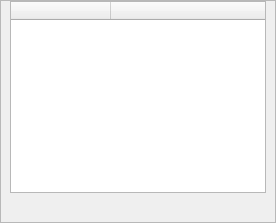
                    <widget class="QWidget" name="page_all_users">
                     <layout class="QVBoxLayout" name="verticalLayout_8">
                      <property name="leftMargin">
                       <number>0</number>
                      </property>
                      <property name="topMargin">
                       <number>0</number>
                      </property>
                      <property name="rightMargin">
                       <number>0</number>
                      </property>
                      <property name="bottomMargin">
                       <number>0</number>
                      </property>
                      <item>
                       <widget class="QFrame" name="all_users_frame">
                        <property name="styleSheet">
                         <string notr="true">PpagesFrameStyle</string>
                        </property>
                        <property name="frameShape">
                         <enum>QFrame::StyledPanel</enum>
                        </property>
                        <property name="frameShadow">
                         <enum>QFrame::Raised</enum>
                        </property>
                        <layout class="QVBoxLayout" name="verticalLayout_11">
                         <property name="topMargin">
                          <number>0</number>
                         </property>
                         <item>
                          <layout class="QHBoxLayout" name="horizontalLayout_6">
                           <item>
                            <widget class="QTableWidget" name="all_users_table">
                             <property name="verticalScrollBarPolicy">
                              <enum>Qt::ScrollBarAsNeeded</enum>
                             </property>
                             <property name="horizontalScrollBarPolicy">
                              <enum>Qt::ScrollBarAsNeeded</enum>
                             </property>
                             <property name="showGrid">
                              <bool>false</bool>
                             </property>
                             <attribute name="horizontalHeaderStretchLastSection">
                              <bool>true</bool>
                             </attribute>
                             <attribute name="verticalHeaderVisible">
                              <bool>false</bool>
                             </attribute>
                             <attribute name="verticalHeaderCascadingSectionResizes">
                              <bool>false</bool>
                             </attribute>
                             <attribute name="verticalHeaderDefaultSectionSize">
                              <number>50</number>
                             </attribute>
                             <column>
                              <property name="text">
                               <string/>
                              </property>
                             </column>
                             <column>
                              <property name="text">
                               <string/>
                              </property>
                             </column>
                            </widget>
                           </item>
                          </layout>
                         </item>
                         <item>
                          <layout class="QVBoxLayout" name="verticalLayout_32">
                           <property name="spacing">
                            <number>16</number>
                           </property>
                           <item>
                            <widget class="QLabel" name="all_users_message_label">
                             <property name="sizePolicy">
                              <sizepolicy hsizetype="Preferred" vsizetype="Fixed">
                               <horstretch>0</horstretch>
                               <verstretch>0</verstretch>
                              </sizepolicy>
                             </property>
                             <property name="styleSheet">
                              <string notr="true">PmessageLabelStyle</string>
                             </property>
                             <property name="text">
                              <string/>
                             </property>
                             <property name="alignment">
                              <set>Qt::AlignCenter</set>
                             </property>
                            </widget>
                           </item>
                          </layout>
                         </item>
                        </layout>
                       </widget>
                      </item>
                     </layout>
                    </widget>
